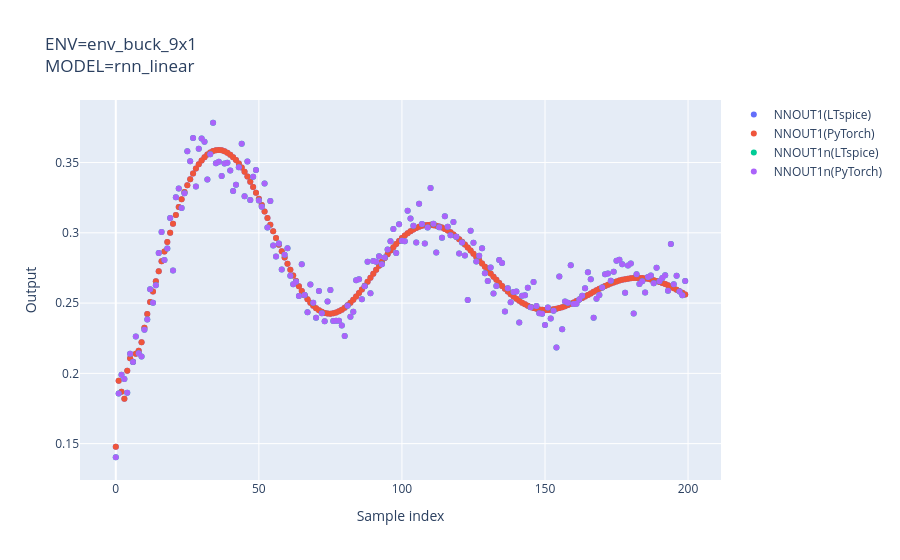

The notebook cell this image was saved under:
### Code cell
ENV_NAME = "env_buck_9x1"
MODEL_NAME = "rnn_linear"
PY_FILENAME = ENV_NAME + '_' + MODEL_NAME     # output python file name
SP_FILENAME = ENV_NAME + '_' + MODEL_NAME     # output ltspice subcircuit name
actor = step1()
nnouts, nnouts_py, actions, actions_py = step2(actor)
step3(nnouts, nnouts_py, actions, actions_py)

### Figure 1 — Plotly figure (JSON) as saved in the notebook; plotly's stock layout.template omitted (floating-point values rounded to 4 significant figures; data arrays with more than 128 entries replaced by an {"elided": "..."} marker saying what was removed)
{"data": [{"mode": "markers", "name": "NNOUT1(LTspice)", "type": "scatter", "x": {"elided": "200 int values"}, "y": {"elided": "200 float values"}}, {"mode": "markers", "name": "NNOUT1(PyTorch)", "type": "scatter", "x": {"elided": "200 int values"}, "y": {"elided": "200 float values"}}, {"mode": "markers", "name": "NNOUT1n(LTspice)", "type": "scatter", "x": {"elided": "200 int values"}, "y": {"elided": "200 float values"}}, {"mode": "markers", "name": "NNOUT1n(PyTorch)", "type": "scatter", "x": {"elided": "200 int values"}, "y": {"elided": "200 float values"}}], "layout": {"title": {"text": "ENV=env_buck_9x1<br>MODEL=rnn_linear"}, "xaxis": {"title": {"text": "Sample index"}}, "yaxis": {"title": {"text": "Output"}}}}
